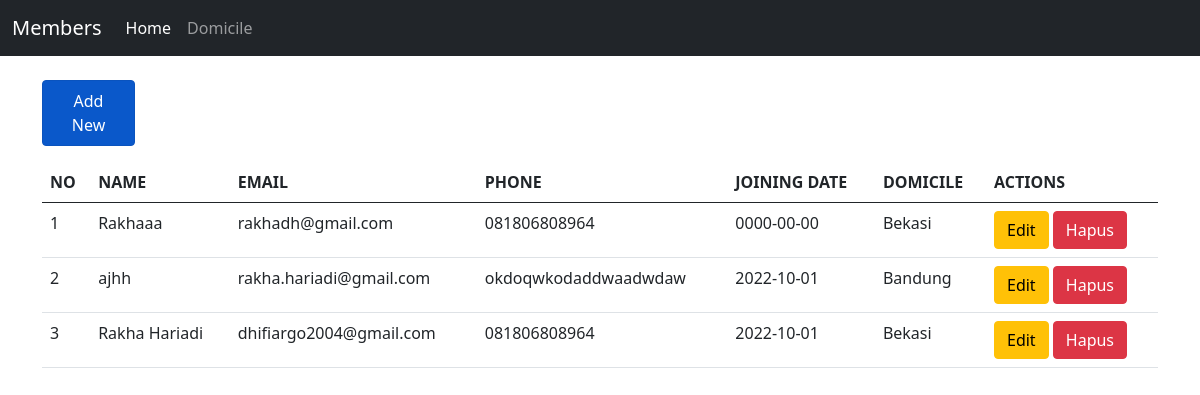
The app's page /source_code/index.php with its own data.
### tables this page shows
CREATE TABLE `members` (
  `id` int(11) NOT NULL AUTO_INCREMENT,
  `name` varchar(255) NOT NULL,
  `email` varchar(255) NOT NULL,
  `phone` varchar(255) NOT NULL,
  `join_date` date NOT NULL,
  `id_domicile` int(11) DEFAULT NULL,
  PRIMARY KEY (`id`)
);

CREATE TABLE `domicile` (
  `id_domicile` int(11) NOT NULL AUTO_INCREMENT,
  `domicile_name` varchar(255) NOT NULL,
  PRIMARY KEY (`id_domicile`)
);

### source_code/controllers/Members.controller.php (called while the page is built, shortened)
<?php
include_once("models/Members.class.php");
include_once("views/Members.view.php");
class MembersController {
  private $members;
  function __construct(){
    $this->members = new Members(Conf::$db_host, Conf::$db_user, Conf::$db_pass, Conf::$db_name);
  }
  public function index() {
    $this->members->open();
    $this->members->getMembersJoin();
    $data = array();
    while($row = $this->members->getResult()){
      array_push($data, $row);
    }
    $view = new MembersView();
    $view->render($data);
  }
}

### source_code/views/Members.view.php (the view, shortened to what this page needs)
<?php
  class MembersView{
    public function render($data){
      $no = 1;
      $dataMembers = null;
      foreach($data as $val)
      {
        list($id, $nama, $email, $phone, $join_date, $id_domicile, $id_domicile2, $domicile_name) = $val;
        $dataMembers .= "<tr>
                <td>" . $no++ . "</td>
                <td>" . $nama . "</td>
                <td>" . $email . "</td>
                <td>" . $phone . "</td>
                <td>" . $join_date . "</td>
                <td>" . $domicile_name . "</td>
                <td>
                <a href='membersForm.php?id_edit=" . $id .  "&typeForm=edit' class='btn btn-warning''>Edit</a>
                <a href='index.php?id_hapus=" . $id . "' class='btn btn-danger''>Hapus</a>
                </td>
                </tr>";
      }
    }
  }

### source_code/index.php
<?php
include_once("models/Template.class.php");
include_once("models/DB.class.php");
include_once("controllers/Members.controller.php");
$members = new MembersController();
if (isset($_POST['add'])) {
    $members->add($_POST);
}
else if (isset($_POST['edit'])) {
    $id = $_POST['id_edit'];
    $members->edit($id, $_POST);
}
else if (!empty($_GET['id_hapus'])) {
    $id = $_GET['id_hapus'];
    $members->delete($id);
}
else{
    $members->index();
}

### source_code/models/Template.class.php (shortened to what this page needs)
<?php
class Template
{
    var $content = '';
    function __construct($filename='')
    {
        $this->content = implode('', @file($filename));
    }
    function clear()
    {
        $this->content = preg_replace("/DATA_[A-Z|_|0-9]+/", "", $this->content);
    }
    function write()
    {
        print $this->content;
    }
    function replace($old = '', $new = '')
    {
        if (is_int($new)) {
            $value = sprintf("%d", $new);
        }
        elseif (is_float($new)) {
            $value = sprintf("%f", $new);
        }
        elseif (is_array($new)) {
            $value = '';
            foreach ($new as $item) {
                $value .= $item. ' ';
            }
        }
        else {
            $value = $new;
        }
        $this->content = preg_replace("/$old/", $value, $this->content);
    }
}
?>

### records on screen
members: name "Rakhaaa", email "rakhadh@gmail.com", phone "081806808964", join_date "0000-00-00", id_domicile.domicile_name "Bekasi"
members: name "ajhh", email "rakha.hariadi@gmail.com", phone "okdoqwkodaddwaadwdaw", join_date "2022-10-01", id_domicile.domicile_name "Bandung"
members: name "Rakha Hariadi", email "dhifiargo2004@gmail.com", phone "081806808964", join_date "2022-10-01", id_domicile.domicile_name "Bekasi"

### other values on screen
$this->content "Members Home Domicile Add New NO NAME EMAIL PHONE JOINING DATE DOMICILE ACTIONS"
